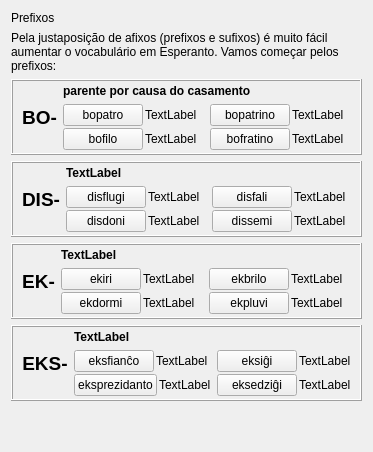
     <widget class="QWidget" name="tab_26">
      <attribute name="icon">
       <iconset resource="ikonoj.qrc">
        <normaloff>:/ikonoj/leciono.png</normaloff>:/ikonoj/leciono.png</iconset>
      </attribute>
      <attribute name="title">
       <string>4</string>
      </attribute>
      <layout class="QVBoxLayout" name="verticalLayout_316">
       <item>
        <widget class="titolo" name="Lec08_Label8">
         <property name="text">
          <string>Prefixos</string>
         </property>
        </widget>
       </item>
       <item>
        <widget class="QLabel" name="Lec08_Label580">
         <property name="text">
          <string>Pela justaposição de afixos (prefixos e sufixos) é muito fácil aumentar o vocabulário em Esperanto. Vamos começar pelos prefixos:</string>
         </property>
         <property name="wordWrap">
          <bool>true</bool>
         </property>
        </widget>
       </item>
       <item>
        <widget class="QFrame" name="frame_5">
         <property name="frameShape">
          <enum>QFrame::Box</enum>
         </property>
         <property name="frameShadow">
          <enum>QFrame::Raised</enum>
         </property>
         <layout class="QHBoxLayout" name="horizontalLayout">
          <property name="topMargin">
           <number>3</number>
          </property>
          <property name="bottomMargin">
           <number>3</number>
          </property>
          <item>
           <widget class="QLabel" name="label_217">
            <property name="sizePolicy">
             <sizepolicy hsizetype="Maximum" vsizetype="Preferred">
              <horstretch>0</horstretch>
              <verstretch>0</verstretch>
             </sizepolicy>
            </property>
            <property name="styleSheet">
             <string notr="true">font-size: 14pt;
font-weight: bold;</string>
            </property>
            <property name="text">
             <string>BO-</string>
            </property>
            <property name="alignment">
             <set>Qt::AlignCenter</set>
            </property>
           </widget>
          </item>
          <item>
           <layout class="QVBoxLayout" name="verticalLayout_306">
            <item>
             <widget class="QLabel" name="Lec08_Label581">
              <property name="styleSheet">
               <string notr="true">font-weight: bold;</string>
              </property>
              <property name="text">
               <string>parente por causa do casamento</string>
              </property>
              <property name="wordWrap">
               <bool>true</bool>
              </property>
             </widget>
            </item>
            <item>
             <layout class="QHBoxLayout" name="horizontalLayout_508">
              <item>
               <layout class="QVBoxLayout" name="verticalLayout_304">
                <property name="spacing">
                 <number>2</number>
                </property>
                <item>
                 <layout class="QHBoxLayout" name="horizontalLayout_504">
                  <item>
                   <widget class="neklakebla" name="Lec08_Button579">
                    <property name="sizePolicy">
                     <sizepolicy hsizetype="Maximum" vsizetype="Fixed">
                      <horstretch>0</horstretch>
                      <verstretch>0</verstretch>
                     </sizepolicy>
                    </property>
                    <property name="text">
                     <string>bopatro</string>
                    </property>
                   </widget>
                  </item>
                  <item>
                   <widget class="QLabel" name="Lec08_Label582">
                    <property name="text">
                     <string>TextLabel</string>
                    </property>
                    <property name="wordWrap">
                     <bool>true</bool>
                    </property>
                   </widget>
                  </item>
                 </layout>
                </item>
                <item>
                 <layout class="QHBoxLayout" name="horizontalLayout_505">
                  <item>
                   <widget class="neklakebla" name="Lec08_Button105">
                    <property name="sizePolicy">
                     <sizepolicy hsizetype="Maximum" vsizetype="Fixed">
                      <horstretch>0</horstretch>
                      <verstretch>0</verstretch>
                     </sizepolicy>
                    </property>
                    <property name="text">
                     <string>bofilo</string>
                    </property>
                   </widget>
                  </item>
                  <item>
                   <widget class="QLabel" name="Lec08_Label150">
                    <property name="text">
                     <string>TextLabel</string>
                    </property>
                    <property name="wordWrap">
                     <bool>true</bool>
                    </property>
                   </widget>
                  </item>
                 </layout>
                </item>
               </layout>
              </item>
              <item>
               <layout class="QVBoxLayout" name="verticalLayout_305">
                <property name="spacing">
                 <number>2</number>
                </property>
                <item>
                 <layout class="QHBoxLayout" name="horizontalLayout_506">
                  <item>
                   <widget class="neklakebla" name="Lec08_Button580">
                    <property name="sizePolicy">
                     <sizepolicy hsizetype="Maximum" vsizetype="Fixed">
                      <horstretch>0</horstretch>
                      <verstretch>0</verstretch>
                     </sizepolicy>
                    </property>
                    <property name="text">
                     <string>bopatrino</string>
                    </property>
                   </widget>
                  </item>
                  <item>
                   <widget class="QLabel" name="Lec08_Label583">
                    <property name="text">
                     <string>TextLabel</string>
                    </property>
                    <property name="wordWrap">
                     <bool>true</bool>
                    </property>
                   </widget>
                  </item>
                 </layout>
                </item>
                <item>
                 <layout class="QHBoxLayout" name="horizontalLayout_507">
                  <item>
                   <widget class="neklakebla" name="Lec08_Button106">
                    <property name="sizePolicy">
                     <sizepolicy hsizetype="Maximum" vsizetype="Fixed">
                      <horstretch>0</horstretch>
                      <verstretch>0</verstretch>
                     </sizepolicy>
                    </property>
                    <property name="text">
                     <string>bofratino</string>
                    </property>
                   </widget>
                  </item>
                  <item>
                   <widget class="QLabel" name="Lec08_Label151">
                    <property name="text">
                     <string>TextLabel</string>
                    </property>
                    <property name="wordWrap">
                     <bool>true</bool>
                    </property>
                   </widget>
                  </item>
                 </layout>
                </item>
               </layout>
              </item>
             </layout>
            </item>
           </layout>
          </item>
         </layout>
        </widget>
       </item>
       <item>
        <widget class="QFrame" name="frame_6">
         <property name="frameShape">
          <enum>QFrame::Box</enum>
         </property>
         <property name="frameShadow">
          <enum>QFrame::Raised</enum>
         </property>
         <layout class="QHBoxLayout" name="horizontalLayout_2">
          <property name="topMargin">
           <number>3</number>
          </property>
          <property name="bottomMargin">
           <number>3</number>
          </property>
          <item>
           <widget class="QLabel" name="label_223">
            <property name="sizePolicy">
             <sizepolicy hsizetype="Maximum" vsizetype="Preferred">
              <horstretch>0</horstretch>
              <verstretch>0</verstretch>
             </sizepolicy>
            </property>
            <property name="styleSheet">
             <string notr="true">font-size: 14pt;
font-weight: bold;</string>
            </property>
            <property name="text">
             <string>DIS-</string>
            </property>
            <property name="alignment">
             <set>Qt::AlignCenter</set>
            </property>
           </widget>
          </item>
          <item>
           <layout class="QVBoxLayout" name="verticalLayout_307">
            <item>
             <widget class="QLabel" name="Lec08_Label584">
              <property name="styleSheet">
               <string notr="true">font-weight: bold;</string>
              </property>
              <property name="text">
               <string>TextLabel</string>
              </property>
              <property name="wordWrap">
               <bool>true</bool>
              </property>
             </widget>
            </item>
            <item>
             <layout class="QHBoxLayout" name="horizontalLayout_509">
              <item>
               <layout class="QVBoxLayout" name="verticalLayout_308">
                <property name="spacing">
                 <number>2</number>
                </property>
                <item>
                 <layout class="QHBoxLayout" name="horizontalLayout_510">
                  <item>
                   <widget class="neklakebla" name="Lec08_Button581">
                    <property name="sizePolicy">
                     <sizepolicy hsizetype="Maximum" vsizetype="Fixed">
                      <horstretch>0</horstretch>
                      <verstretch>0</verstretch>
                     </sizepolicy>
                    </property>
                    <property name="text">
                     <string>disflugi</string>
                    </property>
                   </widget>
                  </item>
                  <item>
                   <widget class="QLabel" name="Lec08_Label585">
                    <property name="text">
                     <string>TextLabel</string>
                    </property>
                    <property name="wordWrap">
                     <bool>true</bool>
                    </property>
                   </widget>
                  </item>
                 </layout>
                </item>
                <item>
                 <layout class="QHBoxLayout" name="horizontalLayout_511">
                  <item>
                   <widget class="neklakebla" name="Lec08_Button582">
                    <property name="sizePolicy">
                     <sizepolicy hsizetype="Maximum" vsizetype="Fixed">
                      <horstretch>0</horstretch>
                      <verstretch>0</verstretch>
                     </sizepolicy>
                    </property>
                    <property name="text">
                     <string>disdoni</string>
                    </property>
                   </widget>
                  </item>
                  <item>
                   <widget class="QLabel" name="Lec08_Label586">
                    <property name="text">
                     <string>TextLabel</string>
                    </property>
                    <property name="wordWrap">
                     <bool>true</bool>
                    </property>
                   </widget>
                  </item>
                 </layout>
                </item>
               </layout>
              </item>
              <item>
               <layout class="QVBoxLayout" name="verticalLayout_309">
                <property name="spacing">
                 <number>2</number>
                </property>
                <item>
                 <layout class="QHBoxLayout" name="horizontalLayout_512">
                  <item>
                   <widget class="neklakebla" name="Lec08_Button107">
                    <property name="sizePolicy">
                     <sizepolicy hsizetype="Maximum" vsizetype="Fixed">
                      <horstretch>0</horstretch>
                      <verstretch>0</verstretch>
                     </sizepolicy>
                    </property>
                    <property name="text">
                     <string>disfali</string>
                    </property>
                   </widget>
                  </item>
                  <item>
                   <widget class="QLabel" name="Lec08_Label152">
                    <property name="text">
                     <string>TextLabel</string>
                    </property>
                    <property name="wordWrap">
                     <bool>true</bool>
                    </property>
                   </widget>
                  </item>
                 </layout>
                </item>
                <item>
                 <layout class="QHBoxLayout" name="horizontalLayout_513">
                  <item>
                   <widget class="neklakebla" name="Lec08_Button108">
                    <property name="sizePolicy">
                     <sizepolicy hsizetype="Maximum" vsizetype="Fixed">
                      <horstretch>0</horstretch>
                      <verstretch>0</verstretch>
                     </sizepolicy>
                    </property>
                    <property name="text">
                     <string>dissemi</string>
                    </property>
                   </widget>
                  </item>
                  <item>
                   <widget class="QLabel" name="Lec08_Label153">
                    <property name="text">
                     <string>TextLabel</string>
                    </property>
                    <property name="wordWrap">
                     <bool>true</bool>
                    </property>
                   </widget>
                  </item>
                 </layout>
                </item>
               </layout>
              </item>
             </layout>
            </item>
           </layout>
          </item>
         </layout>
        </widget>
       </item>
       <item>
        <widget class="QFrame" name="frame_7">
         <property name="frameShape">
          <enum>QFrame::Box</enum>
         </property>
         <property name="frameShadow">
          <enum>QFrame::Raised</enum>
         </property>
         <layout class="QHBoxLayout" name="horizontalLayout_3">
          <property name="topMargin">
           <number>3</number>
          </property>
          <property name="bottomMargin">
           <number>3</number>
          </property>
          <item>
           <widget class="QLabel" name="label_229">
            <property name="sizePolicy">
             <sizepolicy hsizetype="Maximum" vsizetype="Preferred">
              <horstretch>0</horstretch>
              <verstretch>0</verstretch>
             </sizepolicy>
            </property>
            <property name="styleSheet">
             <string notr="true">font-size: 14pt;
font-weight: bold;</string>
            </property>
            <property name="text">
             <string>EK-</string>
            </property>
            <property name="alignment">
             <set>Qt::AlignCenter</set>
            </property>
           </widget>
          </item>
          <item>
           <layout class="QVBoxLayout" name="verticalLayout_310">
            <item>
             <widget class="QLabel" name="Lec08_Label587">
              <property name="styleSheet">
               <string notr="true">font-weight: bold;</string>
              </property>
              <property name="text">
               <string>TextLabel</string>
              </property>
              <property name="wordWrap">
               <bool>true</bool>
              </property>
             </widget>
            </item>
            <item>
             <layout class="QHBoxLayout" name="horizontalLayout_514">
              <item>
               <layout class="QVBoxLayout" name="verticalLayout_311">
                <property name="spacing">
                 <number>2</number>
                </property>
                <item>
                 <layout class="QHBoxLayout" name="horizontalLayout_515">
                  <item>
                   <widget class="neklakebla" name="Lec08_Button583">
                    <property name="sizePolicy">
                     <sizepolicy hsizetype="Maximum" vsizetype="Fixed">
                      <horstretch>0</horstretch>
                      <verstretch>0</verstretch>
                     </sizepolicy>
                    </property>
                    <property name="text">
                     <string>ekiri</string>
                    </property>
                   </widget>
                  </item>
                  <item>
                   <widget class="QLabel" name="Lec08_Label588">
                    <property name="text">
                     <string>TextLabel</string>
                    </property>
                    <property name="wordWrap">
                     <bool>true</bool>
                    </property>
                   </widget>
                  </item>
                 </layout>
                </item>
                <item>
                 <layout class="QHBoxLayout" name="horizontalLayout_516">
                  <item>
                   <widget class="neklakebla" name="Lec08_Button584">
                    <property name="sizePolicy">
                     <sizepolicy hsizetype="Maximum" vsizetype="Fixed">
                      <horstretch>0</horstretch>
                      <verstretch>0</verstretch>
                     </sizepolicy>
                    </property>
                    <property name="text">
                     <string>ekdormi</string>
                    </property>
                   </widget>
                  </item>
                  <item>
                   <widget class="QLabel" name="Lec08_Label589">
                    <property name="text">
                     <string>TextLabel</string>
                    </property>
                    <property name="wordWrap">
                     <bool>true</bool>
                    </property>
                   </widget>
                  </item>
                 </layout>
                </item>
               </layout>
              </item>
              <item>
               <layout class="QVBoxLayout" name="verticalLayout_312">
                <property name="spacing">
                 <number>2</number>
                </property>
                <item>
                 <layout class="QHBoxLayout" name="horizontalLayout_517">
                  <item>
                   <widget class="neklakebla" name="Lec08_Button109">
                    <property name="sizePolicy">
                     <sizepolicy hsizetype="Maximum" vsizetype="Fixed">
                      <horstretch>0</horstretch>
                      <verstretch>0</verstretch>
                     </sizepolicy>
                    </property>
                    <property name="text">
                     <string>ekbrilo</string>
                    </property>
                   </widget>
                  </item>
                  <item>
                   <widget class="QLabel" name="Lec08_Label154">
                    <property name="text">
                     <string>TextLabel</string>
                    </property>
                    <property name="wordWrap">
                     <bool>true</bool>
                    </property>
                   </widget>
                  </item>
                 </layout>
                </item>
                <item>
                 <layout class="QHBoxLayout" name="horizontalLayout_518">
                  <item>
                   <widget class="neklakebla" name="Lec08_Button110">
                    <property name="sizePolicy">
                     <sizepolicy hsizetype="Maximum" vsizetype="Fixed">
                      <horstretch>0</horstretch>
                      <verstretch>0</verstretch>
                     </sizepolicy>
                    </property>
                    <property name="text">
                     <string>ekpluvi</string>
                    </property>
                   </widget>
                  </item>
                  <item>
                   <widget class="QLabel" name="Lec08_Label155">
                    <property name="text">
                     <string>TextLabel</string>
                    </property>
                    <property name="wordWrap">
                     <bool>true</bool>
                    </property>
                   </widget>
                  </item>
                 </layout>
                </item>
               </layout>
              </item>
             </layout>
            </item>
           </layout>
          </item>
         </layout>
        </widget>
       </item>
       <item>
        <widget class="QFrame" name="frame_8">
         <property name="frameShape">
          <enum>QFrame::Box</enum>
         </property>
         <property name="frameShadow">
          <enum>QFrame::Raised</enum>
         </property>
         <layout class="QHBoxLayout" name="horizontalLayout_4">
          <property name="topMargin">
           <number>3</number>
          </property>
          <property name="bottomMargin">
           <number>3</number>
          </property>
          <item>
           <widget class="QLabel" name="label_235">
            <property name="sizePolicy">
             <sizepolicy hsizetype="Maximum" vsizetype="Preferred">
              <horstretch>0</horstretch>
              <verstretch>0</verstretch>
             </sizepolicy>
            </property>
            <property name="styleSheet">
             <string notr="true">font-size: 14pt;
font-weight: bold;</string>
            </property>
            <property name="text">
             <string>EKS-</string>
            </property>
            <property name="alignment">
             <set>Qt::AlignCenter</set>
            </property>
           </widget>
          </item>
          <item>
           <layout class="QVBoxLayout" name="verticalLayout_313">
            <item>
             <widget class="QLabel" name="Lec08_Label590">
              <property name="styleSheet">
               <string notr="true">font-weight: bold;</string>
              </property>
              <property name="text">
               <string>TextLabel</string>
              </property>
              <property name="wordWrap">
               <bool>true</bool>
              </property>
             </widget>
            </item>
            <item>
             <layout class="QHBoxLayout" name="horizontalLayout_519">
              <item>
               <layout class="QVBoxLayout" name="verticalLayout_314">
                <property name="spacing">
                 <number>2</number>
                </property>
                <item>
                 <layout class="QHBoxLayout" name="horizontalLayout_520">
                  <item>
                   <widget class="neklakebla" name="Lec08_Button585">
                    <property name="sizePolicy">
                     <sizepolicy hsizetype="Maximum" vsizetype="Fixed">
                      <horstretch>0</horstretch>
                      <verstretch>0</verstretch>
                     </sizepolicy>
                    </property>
                    <property name="text">
                     <string>eksfianĉo</string>
                    </property>
                   </widget>
                  </item>
                  <item>
                   <widget class="QLabel" name="Lec08_Label591">
                    <property name="text">
                     <string>TextLabel</string>
                    </property>
                    <property name="wordWrap">
                     <bool>true</bool>
                    </property>
                   </widget>
                  </item>
                 </layout>
                </item>
                <item>
                 <layout class="QHBoxLayout" name="horizontalLayout_521">
                  <item>
                   <widget class="neklakebla" name="Lec08_Button586">
                    <property name="sizePolicy">
                     <sizepolicy hsizetype="Maximum" vsizetype="Fixed">
                      <horstretch>0</horstretch>
                      <verstretch>0</verstretch>
                     </sizepolicy>
                    </property>
                    <property name="text">
                     <string>eksprezidanto</string>
                    </property>
                   </widget>
                  </item>
                  <item>
                   <widget class="QLabel" name="Lec08_Label592">
                    <property name="text">
                     <string>TextLabel</string>
                    </property>
                    <property name="wordWrap">
                     <bool>true</bool>
                    </property>
                   </widget>
                  </item>
                 </layout>
                </item>
               </layout>
              </item>
              <item>
               <layout class="QVBoxLayout" name="verticalLayout_315">
                <property name="spacing">
                 <number>2</number>
                </property>
                <item>
                 <layout class="QHBoxLayout" name="horizontalLayout_522">
                  <item>
                   <widget class="neklakebla" name="Lec08_Button111">
                    <property name="sizePolicy">
                     <sizepolicy hsizetype="Maximum" vsizetype="Fixed">
                      <horstretch>0</horstretch>
                      <verstretch>0</verstretch>
                     </sizepolicy>
                    </property>
                    <property name="text">
                     <string>eksiĝi</string>
                    </property>
                   </widget>
                  </item>
                  <item>
                   <widget class="QLabel" name="Lec08_Label156">
                    <property name="text">
                     <string>TextLabel</string>
                    </property>
                    <property name="wordWrap">
                     <bool>true</bool>
                    </property>
                   </widget>
                  </item>
                 </layout>
                </item>
                <item>
                 <layout class="QHBoxLayout" name="horizontalLayout_523">
                  <item>
                   <widget class="neklakebla" name="Lec08_Button112">
                    <property name="sizePolicy">
                     <sizepolicy hsizetype="Maximum" vsizetype="Fixed">
                      <horstretch>0</horstretch>
                      <verstretch>0</verstretch>
                     </sizepolicy>
                    </property>
                    <property name="text">
                     <string>eksedziĝi</string>
                    </property>
                   </widget>
                  </item>
                  <item>
                   <widget class="QLabel" name="Lec08_Label157">
                    <property name="text">
                     <string>TextLabel</string>
                    </property>
                    <property name="wordWrap">
                     <bool>true</bool>
                    </property>
                   </widget>
                  </item>
                 </layout>
                </item>
               </layout>
              </item>
             </layout>
            </item>
           </layout>
          </item>
         </layout>
        </widget>
       </item>
       <item>
        <spacer name="verticalSpacer_9">
         <property name="orientation">
          <enum>Qt::Vertical</enum>
         </property>
         <property name="sizeHint" stdset="0">
          <size>
           <width>20</width>
           <height>40</height>
          </size>
         </property>
        </spacer>
       </item>
      </layout>
     </widget>
